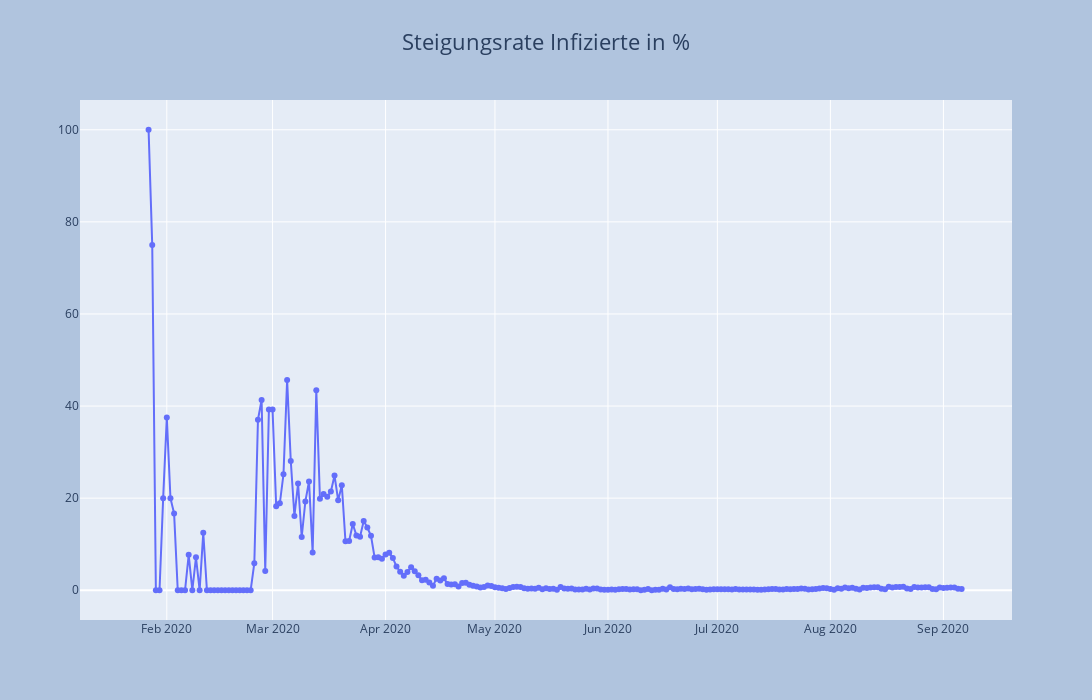

Notebook code cell kept with this figure:
### Code cell
df['proz_steig_infiziert'] = df['neu_infiziert']/df['infiziert']*100
fig = go.Figure()
fig.add_trace(go.Scatter(x=df['datum'], y=df['proz_steig_infiziert'], mode='lines+markers'))
fig = plot_layout(fig, 'Steigungsrate Infizierte in %')
fig.show()

### Figure 1 — Plotly figure (JSON) as saved in the notebook; plotly's stock layout.template omitted (floating-point values rounded to 4 significant figures; data arrays with more than 128 entries replaced by an {"elided": "..."} marker saying what was removed)
{"data": [{"mode": "lines+markers", "type": "scatter", "x": {"elided": "229 str values"}, "y": {"elided": "229 float values"}}], "layout": {"autosize": false, "height": 700, "hovermode": "x", "paper_bgcolor": "LightSteelBlue", "title": {"font": {"size": 22}, "text": "Steigungsrate Infizierte in %", "x": 0.5, "xanchor": "center", "y": 0.95}, "width": 1300}}
